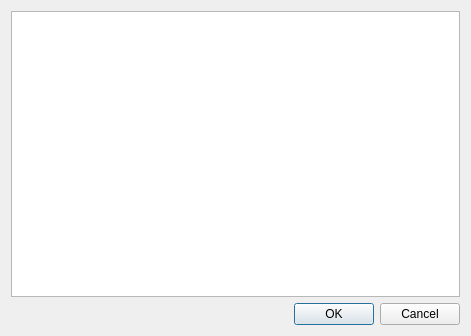
<?xml version="1.0" encoding="UTF-8"?>
<ui version="4.0">
 <class>Dialog</class>
 <widget class="QDialog" name="Dialog">
  <property name="geometry">
   <rect>
    <x>0</x>
    <y>0</y>
    <width>471</width>
    <height>336</height>
   </rect>
  </property>
  <property name="windowTitle">
   <string>Dialog</string>
  </property>
  <layout class="QGridLayout" name="gridLayout">
   <item row="0" column="0">
    <widget class="QTableWidget" name="tableWidget">
     <property name="sizePolicy">
      <sizepolicy hsizetype="Preferred" vsizetype="Preferred">
       <horstretch>0</horstretch>
       <verstretch>0</verstretch>
      </sizepolicy>
     </property>
     <property name="editTriggers">
      <set>QAbstractItemView::NoEditTriggers</set>
     </property>
    </widget>
   </item>
   <item row="1" column="0">
    <widget class="QDialogButtonBox" name="buttonBox">
     <property name="orientation">
      <enum>Qt::Horizontal</enum>
     </property>
     <property name="standardButtons">
      <set>QDialogButtonBox::Cancel|QDialogButtonBox::Ok</set>
     </property>
    </widget>
   </item>
  </layout>
 </widget>
 <resources/>
 <connections>
  <connection>
   <sender>buttonBox</sender>
   <signal>accepted()</signal>
   <receiver>Dialog</receiver>
   <slot>accept()</slot>
   <hints>
    <hint type="sourcelabel">
     <x>248</x>
     <y>254</y>
    </hint>
    <hint type="destinationlabel">
     <x>157</x>
     <y>274</y>
    </hint>
   </hints>
  </connection>
  <connection>
   <sender>buttonBox</sender>
   <signal>rejected()</signal>
   <receiver>Dialog</receiver>
   <slot>reject()</slot>
   <hints>
    <hint type="sourcelabel">
     <x>316</x>
     <y>260</y>
    </hint>
    <hint type="destinationlabel">
     <x>286</x>
     <y>274</y>
    </hint>
   </hints>
  </connection>
 </connections>
</ui>
